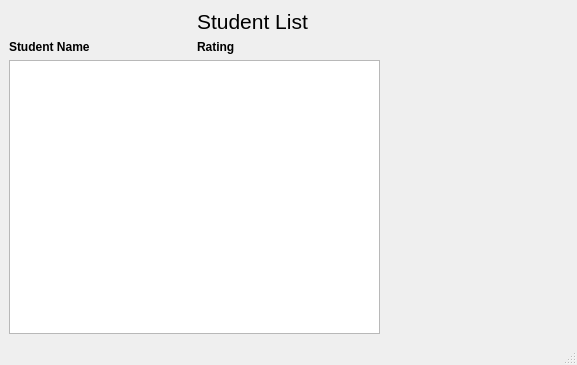
<?xml version="1.0" encoding="UTF-8"?>
<ui version="4.0">
 <class>studentList</class>
 <widget class="QMainWindow" name="studentList">
  <property name="geometry">
   <rect>
    <x>0</x>
    <y>0</y>
    <width>577</width>
    <height>365</height>
   </rect>
  </property>
  <property name="windowTitle">
   <string>MainWindow</string>
  </property>
  <widget class="QWidget" name="centralwidget">
   <layout class="QGridLayout" name="gridLayout">
    <item row="0" column="1" colspan="2">
     <widget class="QLabel" name="studentListLabel">
      <property name="font">
       <font>
        <pointsize>16</pointsize>
       </font>
      </property>
      <property name="text">
       <string>Student List</string>
      </property>
     </widget>
    </item>
    <item row="1" column="0">
     <widget class="QLabel" name="label">
      <property name="font">
       <font>
        <bold>true</bold>
       </font>
      </property>
      <property name="text">
       <string>Student Name</string>
      </property>
     </widget>
    </item>
    <item row="1" column="1">
     <widget class="QLabel" name="label_2">
      <property name="font">
       <font>
        <bold>true</bold>
       </font>
      </property>
      <property name="text">
       <string>Rating</string>
      </property>
     </widget>
    </item>
    <item row="2" column="0" colspan="2">
     <widget class="QPlainTextEdit" name="plainTextEdit"/>
    </item>
   </layout>
  </widget>
  <widget class="QMenuBar" name="menubar">
   <property name="geometry">
    <rect>
     <x>0</x>
     <y>0</y>
     <width>577</width>
     <height>22</height>
    </rect>
   </property>
  </widget>
  <widget class="QStatusBar" name="statusbar"/>
 </widget>
 <resources/>
 <connections/>
</ui>
